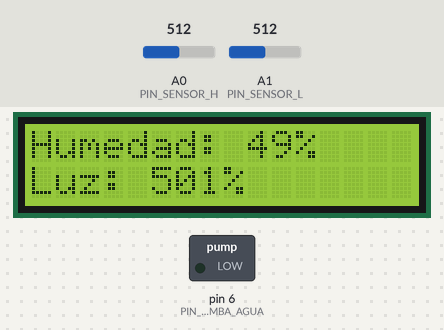
Recording of a sketch running on a simulated Arduino Uno, built with avr-gcc and run on an emulated ATmega328P. Shown: 16×2 character LCD, switched loads named in the sketch (green lamp = pin HIGH). The inputs (shaded band) are chosen by the test bench; at power-on: A0 (PIN_SENSOR_H) = 512, A1 (PIN_SENSOR_L) = 512.

Above: at 0.1 s.

The sketch:

Automatic_Kitchen_Garden_vgarfi.ino
```cpp
#include <TimerOne.h>
#include <LiquidCrystal.h>
/*
 * CODIGO UTILIZADO PARA EXPOCISIÓN: La huerta automática toma los valores de sus sensores y cada un minuto (60 segundos) evalúa si debe ser regada o no, y por cuanot tiempo
 * Utiliza un sensor de humedad resistivo (para sensar la humedad de la tierra), una manguera plástica de 6 mm (para transportar el agua),
 * una bomba de agua WATER-PUMP-120LH (para mover el agua desde el tanque hasta la tierra por la manguera), un sensor LDR de luz (para detectar niveles de luz solar) y
 * una pantalla LCD de 16x2 (para mostrar los valores de los sensores de luz y de humedad)

 */

#define US_TIMERONE           1000000 // Queremos que cuente cada segundos, no necesitamos que sea de a milisegundos

#define PIN_RS                7
#define PIN_EN                8
#define PIN_D4                9
#define PIN_D5                10
#define PIN_D6                11
#define PIN_D7                12

#define CANT_COL          16
#define CANT_FIL          2

#define PRIM_COL          0
#define PRIM_FIL          0
#define SEG_FIL           1

#define MSJ_1             "Humedad: "
#define MSJ_2             "Luz: "
#define MSJ_PORCENTAJE    "%"

#define KG_TIERRA         2 //este valor lo modifica el usuario, dependiendo de la cantidad de tierra que posea su huerta

#define LUZ_ALTA          500
#define LUZ_MEDIA         150
#define LUZ_BAJA          80

#define HUMEDAD_ALTA      70
#define HUMEDAD_MEDIA     45
#define HUMEDAD_BAJA      20

LiquidCrystal lcd(PIN_RS, PIN_EN, PIN_D4, PIN_D5, PIN_D6, PIN_D7);

#define PIN_SENSOR_H          A0
#define PIN_SENSOR_L          A1
#define PIN_BOMBA_AGUA        6

#define ESTADO_ESPERA         0
#define LECTURA_IMPRESION_LCD 1
#define EVALUACION_DATOS      2
#define ACTIVAR_RIEGO         3

#define TIEMPO_DE_ESPERA      8
#define RESETEO_CONTADOR      60

#define TIEMPO_ESPERA_EXPO    1

int estadoHuerta = ESTADO_ESPERA;

int valorSensorHumedad, valorSensorLuz;

bool flagTiempoBomba = false;
int tiempoBomba, segundosRiego;
float segundosDeRiegoFloat;

int segsEspera, minsEspera, horasEspera;

int leerSensorYMapear(int pinSensor, int valorMaximo);
void imprimirLCD (int valorHumedad, int valorLuz);
void declararPines (void);
void maquinaHuertaAutomatica (void);

float tiempoDeRiego (int cantidadHumedad, int cantidadLuz, int cantidadTierra);

void timer (void);

void setup() {
  // put your setup code here, to run once:
declararPines();
lcd.begin(CANT_COL, CANT_FIL);
Timer1.initialize(US_TIMERONE);
Timer1.attachInterrupt(timer);

Serial.begin(9600);
valorSensorHumedad = leerSensorYMapear(PIN_SENSOR_H, 100);
valorSensorLuz = leerSensorYMapear(PIN_SENSOR_L, 1000);
imprimirLCD(valorSensorHumedad, valorSensorLuz);
}

void loop() {
  maquinaHuertaAutomatica();
}

void maquinaHuertaAutomatica (void)
{
  switch (estadoHuerta)
  {
    case ESTADO_ESPERA:
                         if (minsEspera >= TIEMPO_ESPERA_EXPO) // seteamos este tiempo solo para exponer la huerta
                         {
                            minsEspera = 0;
                            estadoHuerta = LECTURA_IMPRESION_LCD;
                         }
    break;

    case LECTURA_IMPRESION_LCD:
                          lcd.clear();
                          valorSensorHumedad = leerSensorYMapear(PIN_SENSOR_H, 100);
                          valorSensorLuz = leerSensorYMapear(PIN_SENSOR_L, 1000);
                          imprimirLCD(valorSensorHumedad, valorSensorLuz);
                          estadoHuerta = EVALUACION_DATOS;

    break;

    case EVALUACION_DATOS:
                         /* 0 - 30 muy seco (se riega independientemente de la luz)     10%
                          * 31 - 55 seco    (se riega dependiendo de la luz)            7%
                          * 56 - 80 normal  (se riega menos tiempo)                     5%
                          * 81 - 100 humedo (no se riega)
                          *
                          * 1/2 litro = 15 seg
                         */
                         if (valorSensorHumedad <= HUMEDAD_ALTA) // se considera que la huerta debe recibir algún tipo de riego
                         {
                          segundosDeRiegoFloat = tiempoDeRiego (valorSensorHumedad, valorSensorLuz, KG_TIERRA);
                          segundosRiego = round(segundosDeRiegoFloat); // redondeamos el valor a un entero para poder
                          flagTiempoBomba = true;
                          estadoHuerta = ACTIVAR_RIEGO;
                         }

                         else
                         {
                          estadoHuerta = ESTADO_ESPERA;
                         }

    break;

    case ACTIVAR_RIEGO:
                      digitalWrite (PIN_BOMBA_AGUA, HIGH);

                      if (tiempoBomba >= segundosRiego)
                      {
                        lcd.clear();
                        tiempoBomba = 0;
                        segundosRiego = 0;
                        digitalWrite (PIN_BOMBA_AGUA, LOW);
                        flagTiempoBomba = false;
                        estadoHuerta = ESTADO_ESPERA;
                      }
    break;
  }
}

int leerSensorYMapear(int pinSensor, int valorMaximo) //CORREGIR ESTO Y SACAR IFS
{
  int lecturaSensor, valorSensor;

  lecturaSensor = analogRead(pinSensor);
  if(pinSensor == A1)
  {
    valorSensor = map(lecturaSensor, 1023, 0, valorMaximo, 0);
  }

  else
  {
    valorSensor = map(lecturaSensor, 1023, 0, 0, valorMaximo);
  }


  return valorSensor;
}

void declararPines (void)
{
  pinMode (PIN_SENSOR_H, INPUT);
  pinMode (PIN_SENSOR_L, INPUT);
  pinMode (PIN_BOMBA_AGUA, OUTPUT);
}

void imprimirLCD (int valorHumedad, int valorLuz)
{
  lcd.setCursor(PRIM_COL, PRIM_FIL);
  lcd.print(MSJ_1 + String(valorHumedad) + MSJ_PORCENTAJE);
  lcd.setCursor(PRIM_COL, SEG_FIL);
  lcd.print(MSJ_2 + String(valorLuz) + MSJ_PORCENTAJE);
}


float tiempoDeRiego (int cantidadHumedad, int cantidadLuz, int cantidadTierra)
{
  float segsRiego;
  float ltsRiego;

  // 1 lt = 30 seg

  if (cantidadHumedad <= HUMEDAD_BAJA) // estado de tierra CRITICO (se riega el 10%)
  {
    ltsRiego = cantidadTierra * 0.1;
    segsRiego = ltsRiego * 30;
  }

  else if (cantidadHumedad > HUMEDAD_BAJA && cantidadHumedad <= HUMEDAD_MEDIA && cantidadLuz <= LUZ_MEDIA) // estado de tierra SECO (se riega el 7% si es el atardecer o la noche)
  {
    ltsRiego = cantidadTierra * 0.07;
    segsRiego = ltsRiego * 30;
  }

  else if (cantidadHumedad > HUMEDAD_MEDIA && cantidadHumedad <= HUMEDAD_ALTA && cantidadLuz <= LUZ_BAJA) // estado de tierra NORMAL (se riega el 5% solo si es de noche)
  {
    ltsRiego = cantidadTierra * 0.05;
    segsRiego = ltsRiego * 30;
  }

  return segsRiego;
}

void timer (void)
{
  segsEspera = segsEspera + 1;

  if (segsEspera >= RESETEO_CONTADOR)
  {
    minsEspera = minsEspera + 1;
    segsEspera = 0;
  }

  if (minsEspera >= RESETEO_CONTADOR)
  {
    horasEspera = horasEspera + 1;
    minsEspera = 0;
  }


  if (flagTiempoBomba == true)
  {
    tiempoBomba = tiempoBomba + 1;
  }
}
```
